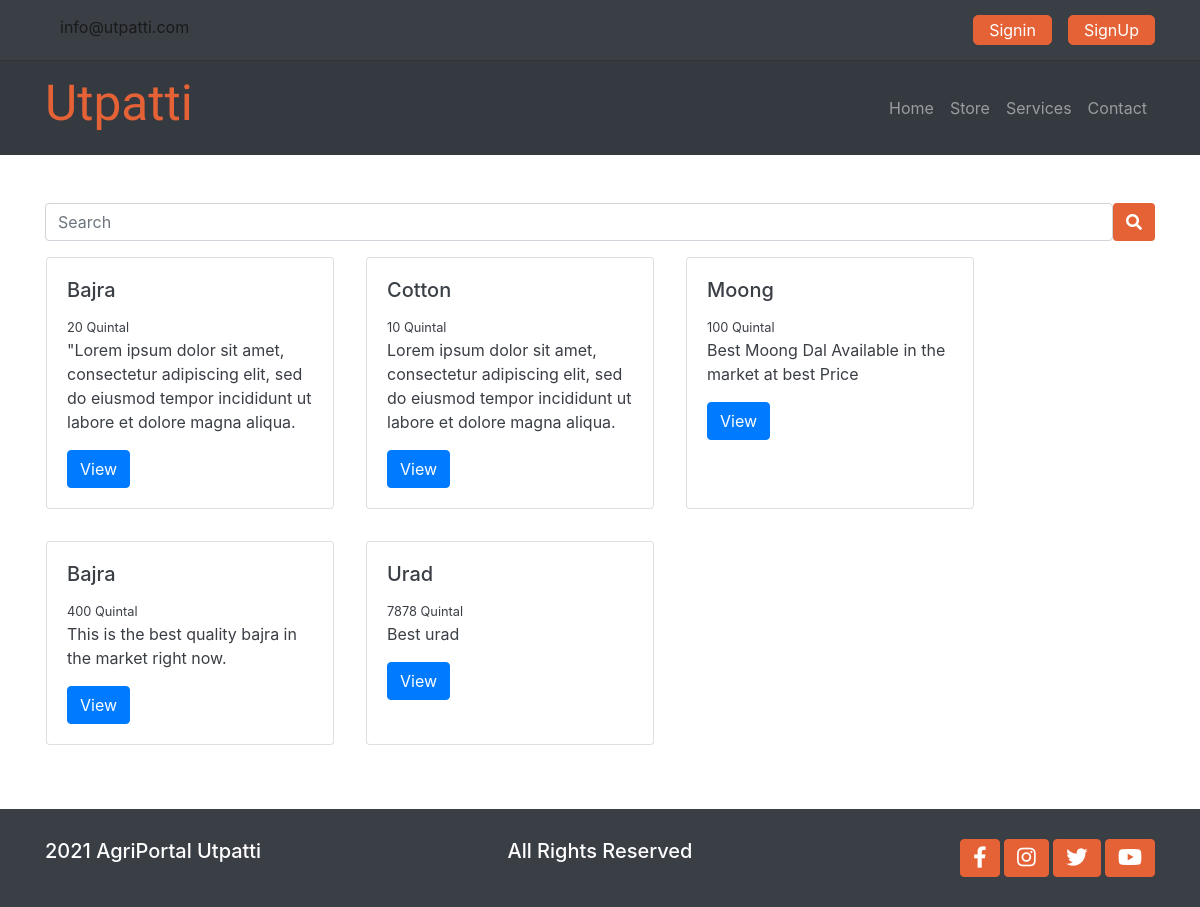
/crop/, run on an earlier commit of the app's database.
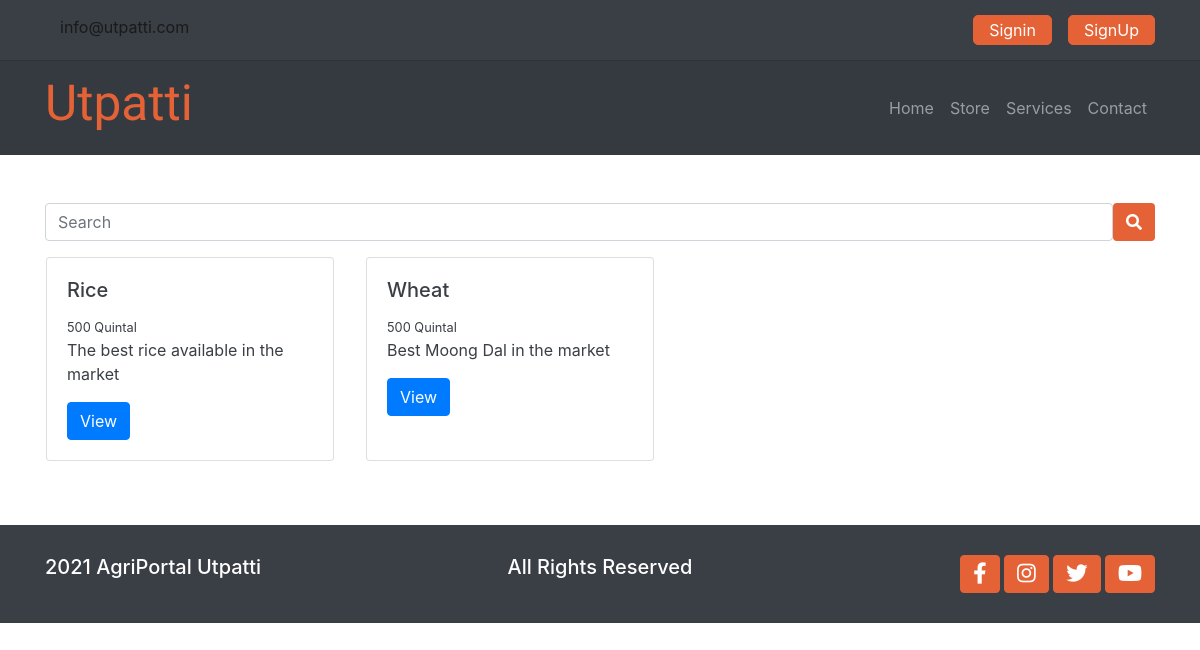
And on a later commit of the database.
### crop/models.py (models this page shows, shortened)
class Crop(models.Model):
    crop_name = models.CharField(max_length=20)
    farmer = models.ForeignKey(FarmerProfile,on_delete=models.CASCADE)
    crop_desc = models.TextField()
    class Seasons(models.TextChoices):
        RABI = 'Rabi'
        KHARIF = 'Kharif'
    season = models.CharField(choices=Seasons.choices, max_length=15,default="")
    slug = models.SlugField(blank=True,max_length=255)
    stock = models.IntegerField()
    price = models.IntegerField()
    is_available = models.BooleanField()
    created_date = models.DateTimeField(auto_now_add = True)
    modified_date = models.DateTimeField(auto_now = True)

### crop/views.py (the view)
# urls.py: path('',views.store,name = "store" ),
def store(request):
    all_crops = Crop.objects.all()
    data = {
        'crops' : all_crops
    }
    return render(request,'crops/store.html',data)

### account/models.py (called while the page is built)
    def __str__(self):
        return self.user.first_name

### templates/crops/store.html (shortened to what this page needs)
{% extends 'includes/base.html' %}
{% block body %}
<div class = "container my-5">
    <form method="get" action={% url 'search' %}>
    <div class="input-group rounded">
        <input type="search" class="form-control rounded" placeholder="Search" aria-label="Search" aria-describedby="search-addon" name = "crop"/>
            <button class="btn" type = "submit">
                <i class="fas fa-search"></i>
            </button>
    </div>
    <div class = "row">
        {% for crop in crops %}
            <div class="card" style="width: 18rem; margin : 1rem;">
                <div class="card-body">
                    <h5 class="card-title">{{crop.crop_name}}</h5>
                    <small>{{crop.stock}} Quintal</small>
                    <p class="card-text">{{crop.crop_desc}}</p>
                    <a href="{% url 'individual_crop' crop.id %}" class="btn btn-primary">View</a>
                </div>
            </div>
        {% endfor %}
    </div>
</div>
{% endblock body %}

### templates/includes/base.html (shortened to what this page needs)
{% load static %}
<!DOCTYPE html>
<html lang="en">
<head>
    <link rel="stylesheet" href="https://cdnjs.cloudflare.com/ajax/libs/font-awesome/5.15.1/css/all.min.css"
 />
  <link rel="stylesheet" href="https://cdnjs.cloudflare.com/ajax/libs/animate.css/4.1.1/animate.min.css" />
  <link rel="stylesheet" type="text/css" href="//cdn.jsdelivr.net/npm/slick-carousel@1.8.1/slick/slick.css" />
  <link rel="stylesheet" type="text/css" href="//cdn.jsdelivr.net/npm/slick-carousel@1.8.1/slick/slick-theme.css" />
  <link rel="stylesheet" href="https://cdn.jsdelivr.net/npm/bootstrap@4.5.3/dist/css/bootstrap.min.css"
>
  <link rel="stylesheet" href="{% static 'css/base.css'%}">
  <link rel="stylesheet" href="{% static 'css/utils.css' %}">
  <link rel="stylesheet" href="{% static 'css/style.css'%}">
  <link rel="stylesheet" href="{% static 'css/mediaquery.css'%}">
</head>
<body>
    <header class="header ">
    <div class="container">
      <div class="row ">
        <div class="col-md-6 header-info">
          <a href="mailto:info@ytubers.com" class="mr-3">info@utpatti.com</a>
        </div>
        <div class="header-buttons col-md-6 d-flex justify-content-end">
        {% if user.is_authenticated %}
          <a class="btn btn-accent mr-3">Hello, {{user.first_name}}</a>
          <a class="btn btn-accent mr-3" href="{% url 'dashboard' %}">Dashboard</a>
          <a class="btn btn-accent mr-3" href="{% url 'logout' %}">Logout</a>
        {% else %}
          <a class="btn btn-accent mr-3" href="{% url 'login' %}">Signin</a>
          <a class="btn btn-accent " href="{% url 'register' %}">SignUp</a>
        {% endif %}
        </div>
      </div>
    </div>
  </header>
    <nav class="navbar navbar-expand-lg navbar-dark bg-dark">
    <div class="container">
      <a class="navbar-brand" href="{% url 'home' %}">
        <h2>Utpatti</h2>
      </a>
      <div class="collapse navbar-collapse" id="navbarNav">
        <ul class="navbar-nav ml-auto">
          <li class="nav-item {% if '/' == request.path %}active-linki{% endif %}">
            <a class="nav-link" href="{% url 'home' %}">Home</a>
          </li>
          <li class="nav-item {% if '/store/' == request.path %}active-linki{% endif %}">
            <a class="nav-link" href="{% url 'store' %}">Store</a>
          </li>
          <li class="nav-item {% if '/services/' == request.path %}active-linki{% endif %}">
            <a class="nav-link" href="">Services</a>
          </li>
          <li class="nav-item {% if '/contact/' == request.path %}active-linki{% endif %}">
            <a class="nav-link" href="">Contact</a>
          </li>
        </ul>
      </div>
    </div>
  </nav>
    {% block body %}
    {% endblock body %}
<footer>
    <div class="bg-accent mt-5">
    <div class="container">
      <div class="row">
        <div class="col-md-4 text-lg-left text-center">
          <h5>
            2021 AgriPortal Utpatti
          </h5>
        </div>
        <div class="col-md-4 text-lg-center text-center">
          <h5>
            All Rights Reserved
          </h5>
        </div>
        <div class="col-md-4 text-lg-right text-center">
          <div>
            <button class="btn btn-accent"> <i class="fab fa-facebook-f fa-lg	"></i> </button>
            <button class="btn btn-accent"> <i class="fab fa-instagram fa-lg	"></i> </button>
            <button class="btn btn-accent"> <i class="fab fa-twitter fa-lg	"></i> </button>
            <button class="btn btn-accent"> <i class="fab fa-youtube fa-lg	"></i> </button>
          </div>
        </div>
      </div>
    </div>
  </footer>
</body>
</html>

### utpatti/static/css/base.css (style rules this page uses)
:root { --primary: #ffffff; --secondary: #3a3e45; --white: #888787; --accent: #e56237; }
body { background-color: var(--primary); color: rgb(54, 54, 54); }
a { color: rgb(26, 26, 26); }
h2, h3 { color: var(--accent); }
.btn-accent { background-color: var(--accent); color: #fff; border-color: var(--accent); outline: none; }
button { background-color: var(--accent) !important; color:white !important; }
.navbar-brand h2 { font-family: 'Cookie', cursive; font-size: 3.1rem; }
.card { color: var(--secondary); width: 18rem; }

### utpatti/static/css/utils.css (style rules this page uses)
.bg-accent { color: #ffffff; background-color: var(--secondary); }

### utpatti/static/css/style.css (style rules this page uses)
.header { background-color: var(--secondary); padding: 15px 0; color: #fff; border-bottom: 1px solid #333; }
.header a { padding: 2px 15px; border-radius: 5px; }
footer .container { padding-top: 30px; padding-bottom: 30px; }

What changed in the data, as far as the page shows it:
removed Crop: crop_name "Bajra", stock "20", crop_desc "\"Lorem ipsum dolor sit amet, consectetur adipiscing elit, sed do eiusmod tempor incididunt ut labore et dolore magna aliqua."
removed Crop: crop_name "Cotton", stock "10", crop_desc "Lorem ipsum dolor sit amet, consectetur adipiscing elit, sed do eiusmod tempor incididunt ut labore et dolore magna aliqua."
removed Crop: crop_name "Moong", stock "100", crop_desc "Best Moong Dal Available in the market at best Price"
removed Crop: crop_name "Bajra", stock "400", crop_desc "This is the best quality bajra in the market right now."
removed Crop: crop_name "Urad", stock "7878", crop_desc "Best urad"
added Crop: crop_name "Rice", stock "500", crop_desc "The best rice available in the market"
added Crop: crop_name "Wheat", stock "500", crop_desc "Best Moong Dal in the market"
